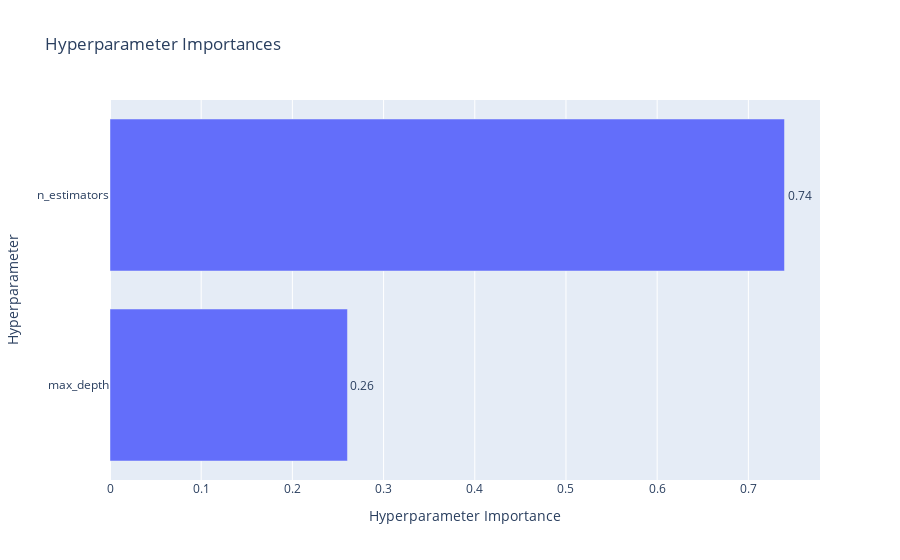

Notebook code for this chart:
### Code cell
plot_param_importances(study)

### Figure 1 — Plotly figure (JSON) as saved in the notebook; plotly's stock layout.template omitted (floating-point values rounded to 4 significant figures)
{"data": [{"cliponaxis": false, "hovertemplate": ["max_depth (CategoricalDistribution): 0.2603818539071346<extra></extra>", "n_estimators (CategoricalDistribution): 0.7396181460928655<extra></extra>"], "name": "Objective Value", "orientation": "h", "text": ["0.26", "0.74"], "textposition": "outside", "type": "bar", "x": [0.2604, 0.7396], "y": ["max_depth", "n_estimators"]}], "layout": {"autosize": true, "title": {"text": "Hyperparameter Importances"}, "xaxis": {"autorange": true, "range": [0, 0.7785], "title": {"text": "Hyperparameter Importance"}, "type": "linear"}, "yaxis": {"autorange": true, "range": [-0.5, 1.5], "title": {"text": "Hyperparameter"}, "type": "category"}}}
